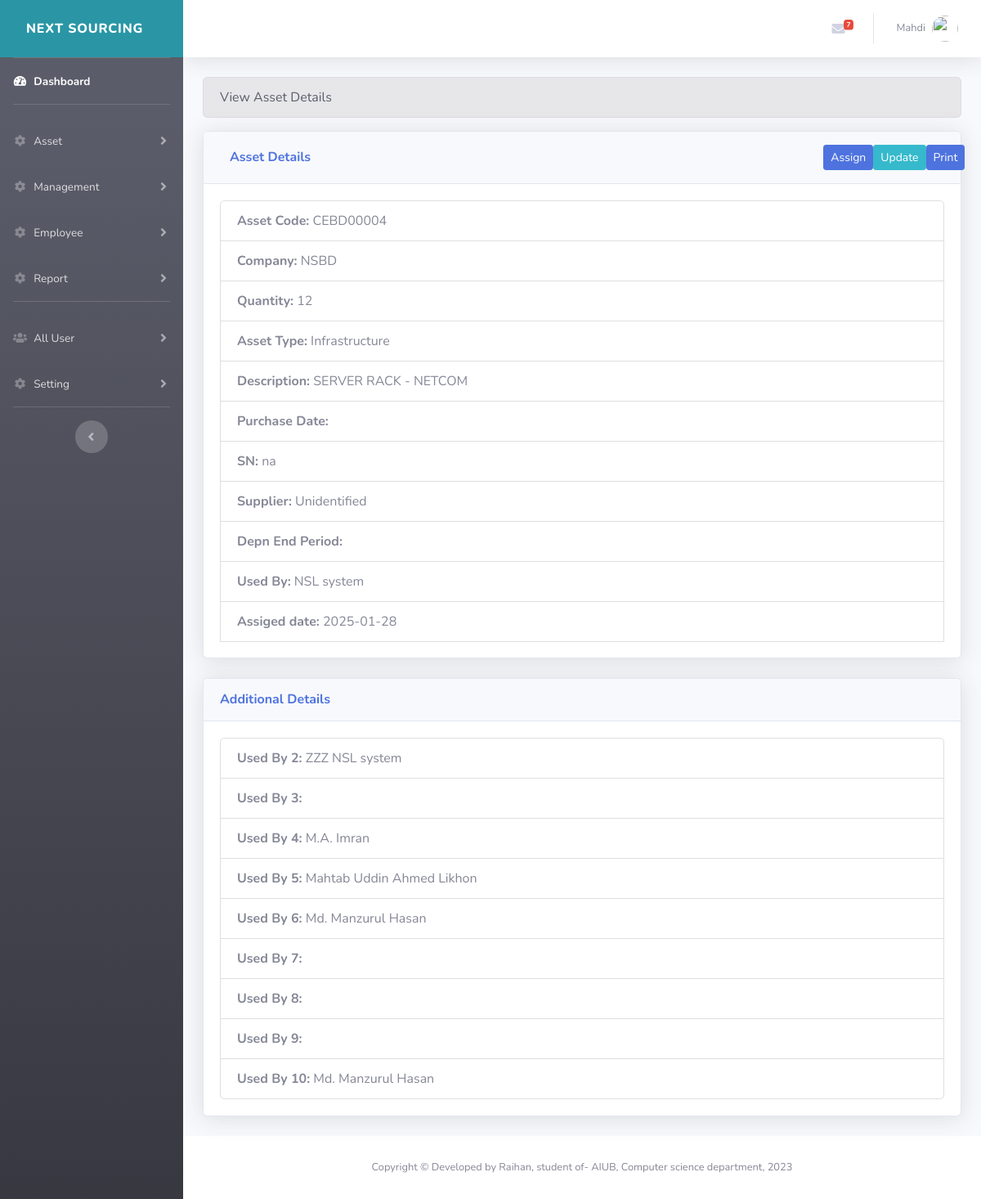
The app's page /admin/view_asset.php?id=3 (signed in) with its own data.
### tables this page shows
CREATE TABLE `theme` (
  `id` int(1) NOT NULL,
  `theme` varchar(255) NOT NULL,
  `banner` varchar(18) NOT NULL,
  `rate` int(255) NOT NULL
);

CREATE TABLE `asset_list` (
  `id` int(254) NOT NULL,
  `AssetCode` varchar(254) NOT NULL,
  `Company` varchar(4) NOT NULL,
  `qty` varchar(20) NOT NULL,
  `assettype` varchar(254) NOT NULL,
  `AssetDescription` varchar(254) NOT NULL,
  `PurchaseDate` varchar(254) NOT NULL,
  `DepnStartPeriod` varchar(254) NOT NULL,
  `DepnEndPeriod` varchar(254) NOT NULL,
  `Disposed` varchar(10) NOT NULL,
  `SN` varchar(254) NOT NULL,
  `Supplier` varchar(254) NOT NULL,
  `Remark` varchar(254) NOT NULL,
  `usedbyid` int(4) NOT NULL,
  `Usedby` varchar(254) NOT NULL,
  `usedbydept` varchar(254) NOT NULL,
  `assigndate` date DEFAULT NULL,
  `Usedby2` varchar(254) NOT NULL,
  `Usedby3` varchar(254) NOT NULL,
  `Usedby4` varchar(254) NOT NULL,
  `Usedby5` varchar(254) NOT NULL,
  `Usedby6` varchar(254) NOT NULL,
  `Usedby7` varchar(254) NOT NULL,
  `Usedby8` varchar(254) NOT NULL,
  `Usedby9` varchar(254) NOT NULL,
  `Usedby10` varchar(254) NOT NULL,
  `assigned` int(1) NOT NULL
);

### admin/view_asset.php (the view, shortened to what this page needs)
    <?php include "includes/header.php"; ?>
<div class="container-fluid">
    <div class="ml-.5 text-gray-800 alert alert-secondary">View Asset Details</div>
    <?php
    if (isset($_GET['id'])) {
        $asset_id = mysqli_real_escape_string($connection, $_GET['id']);
        $query = "SELECT * FROM asset_list WHERE id = '$asset_id'";
        $result = mysqli_query($connection, $query);
        if ($result && mysqli_num_rows($result) > 0) {
            $asset = mysqli_fetch_assoc($result);
            ?>
            <div class="card shadow mb-4">
            <div class="card-header py-3 d-flex align-items-center justify-content-between ">
            <h6 class="m-0 font-weight-bold text-primary col-md-10">Asset Details</h6>
<?php
$asset_query = "SELECT Disposed FROM asset_list WHERE id = '$asset_id'";
$asset_result = mysqli_query($connection, $asset_query);
while ($row = mysqli_fetch_assoc($asset_result)) {
    if ($row['Disposed'] == 0) {
        echo '
        <button type="button" class="btn btn-primary btn-sm" data-toggle="modal" data-target="#updateUsedByModal">
            Assign
        </button>';
    }
    }
?>
<?php if ($update_role == 1){ ?>
    <td>
        <a href="add_asset_active.php?id=<?php echo $asset_id; ?>">
            <button class="btn btn-info btn-sm">Update</button>
        </a>
    </td>
<?php } ?>
 <button onclick="window.print()" class="btn btn-primary btn-sm mr-2">Print</button>
</div>
<div class="card-body">
<ul class="list-group">
                        <li class="list-group-item"><strong>Asset Code:</strong> <?php echo $asset['AssetCode']; ?></li>
                        <li class="list-group-item"><strong>Company:</strong> <?php echo $asset['Company']; ?></li>
                        <li class="list-group-item"><strong>Quantity:</strong> <?php echo $asset['qty']; ?></li>
                        <li class="list-group-item"><strong>Asset Type:</strong> <?php echo $asset['assettype']; ?></li>
                        <li class="list-group-item"><strong>Description:</strong> <?php echo $asset['AssetDescription']; ?></li>
                        <li class="list-group-item"><strong>Purchase Date:</strong> <?php echo $asset['PurchaseDate']; ?></li>
                        <li class="list-group-item"><strong>SN:</strong> <?php echo $asset['SN']; ?></li>
                        <li class="list-group-item"><strong>Supplier:</strong> <?php echo $asset['Supplier']; ?></li>
                        <li class="list-group-item"><strong>Depn End Period:</strong> <?php echo $asset['DepnEndPeriod']; ?></li>
                        <li class="list-group-item"><strong>Used By:</strong> <?php echo empty($asset['Usedby']) ? 'Unused' : htmlspecialchars($asset['Usedby']);?></li>
                        <li class="list-group-item"><strong>Assiged date:</strong> <?php echo $asset['assigndate']; ?></li>
            </div>
        </div>
            <div class="card shadow mb-4">
            <div class="card-header py-3 d-flex align-items-center justify-content-between">
            <h6 class="m-0 font-weight-bold text-primary">Additional Details</h6>
            </div>
                <div class="card-body">
                    <ul class="list-group">
                        <li class="list-group-item"><strong>Used By 2:</strong> <?php echo htmlspecialchars($asset['Usedby2'] ?? ''); ?></li>
                        <li class="list-group-item"><strong>Used By 3:</strong> <?php echo htmlspecialchars($asset['Usedby3'] ?? ''); ?></li>
                        <li class="list-group-item"><strong>Used By 4:</strong> <?php echo htmlspecialchars($asset['Usedby4'] ?? ''); ?></li>
                        <li class="list-group-item"><strong>Used By 5:</strong> <?php echo htmlspecialchars($asset['Usedby5'] ?? ''); ?></li>
                        <li class="list-group-item"><strong>Used By 6:</strong> <?php echo htmlspecialchars($asset['Usedby6'] ?? ''); ?></li>
                        <li class="list-group-item"><strong>Used By 7:</strong> <?php echo htmlspecialchars($asset['Usedby7'] ?? ''); ?></li>
                        <li class="list-group-item"><strong>Used By 8:</strong> <?php echo htmlspecialchars($asset['Usedby8'] ?? ''); ?></li>
                        <li class="list-group-item"><strong>Used By 9:</strong> <?php echo htmlspecialchars($asset['Usedby9'] ?? ''); ?></li>
                        <li class="list-group-item"><strong>Used By 10:</strong> <?php echo htmlspecialchars($asset['Usedby10'] ?? '');?></li>
                    </ul>
                </div>
             </div>
<?php
        } else {
            echo "<div class='alert alert-danger'>No asset found with this ID.</div>";
        }
    } else {
        echo "<div class='alert alert-warning'>Asset ID not specified.</div>";
    }
    ?>
</div>
<?php include "includes/footer.php"; ?>

### admin/includes/navbar.php (shortened to what this page needs)
<?php
$query        = "SELECT * FROM theme ";
$select_theme = mysqli_query($connection, $query);
while($row=mysqli_fetch_assoc($select_theme)){
  $theme = $row['theme'];
  $banner = $row['banner'];}
  ?>
  <ul class="navbar-nav bg-gradient-<?php echo $theme;  ?> sidebar sidebar-dark accordion" id="accordionSidebar">
    <a class="bg-info sidebar-brand d-flex align-items-center " href="dashboard.php">
     <div class="sidebar-brand-text mx-3"><?php echo $banner; ?></div>
   </a>
   <hr class="sidebar-divider my-0">
   <li class="nav-item active">
    <a class="nav-link" href="dashboard.php">
      <i class="fas fa-fw fa-tachometer-alt"></i>
      <span>Dashboard</span></a>
    </li>
    <hr class="sidebar-divider">
    <li class="nav-item">
      <a class="nav-link collapsed" href="#" data-toggle="collapse" data-target="#collapsefive2" aria-expanded="true" aria-controls="collapsefive2">
        <i class="fas fa-fw fa-cog"></i>
        <span>Asset</span>
      </a>
    </li>
<li class="nav-item">
  <a class="nav-link collapsed" href="#" data-toggle="collapse" data-target="#collapseParent" aria-expanded="true" aria-controls="collapseParent">
    <i class="fas fa-fw fa-cog"></i>
    <span>Management</span>
  </a>
</li>
<li class="nav-item">
  <a class="nav-link collapsed" href="#" data-toggle="collapse" data-target="#collapsefive" aria-expanded="true" aria-controls="collapsefive">
    <i class="fas fa-fw fa-cog"></i>
    <span>Employee</span>
  </a>
</li>
<li class="nav-item">
  <a class="nav-link collapsed" href="#" data-toggle="collapse" data-target="#collapseSix" aria-expanded="true" aria-controls="collapsefive">
    <i class="fas fa-fw fa-cog"></i>
    <span>Report</span>
  </a>
</li>
<hr class="sidebar-divider">
<li class="nav-item">
  <a class="nav-link collapsed" href="#" data-toggle="collapse" data-target="#alluser" aria-expanded="true" aria-controls="alluser">
    <i class="fas fa-fw fa-users"></i>
    <span>All User</span>
  </a>
</li>
<li class="nav-item">
  <a class="nav-link collapsed" href="#" data-toggle="collapse" data-target="#collapsesix" aria-expanded="true" aria-controls="collapsesix">
    <i class="fas fa-fw fa-cog"></i>
    <span>Setting</span>
  </a>
</li>
<hr class="sidebar-divider d-none d-md-block">
<div class="text-center d-none d-md-inline">
  <button class="rounded-circle border-0" id="sidebarToggle"></button>
</div>
</ul>
<div id="content-wrapper" class="d-flex flex-column">
  <div id="content">
    <nav class="navbar navbar-expand navbar-light bg-white topbar mb-4 static-top shadow">
      <ul class="navbar-nav ml-auto">
    <li class="nav-item dropdown no-arrow mx-1">
      <a class="nav-link dropdown-toggle" href="#" id="messagesDropdown" role="button" data-toggle="dropdown" aria-haspopup="true" aria-expanded="false">
        <i class="fas fa-envelope fa-fw"></i>
        <span class="badge badge-danger badge-counter">7</span>
      </a>
    </li>
    <li class="nav-item dropdown no-arrow">
      <a class="nav-link dropdown-toggle" href="#" id="userDropdown" role="button" data-toggle="dropdown" aria-haspopup="true" aria-expanded="false">
        <span class="mr-2 d-none d-lg-inline text-gray-600 small"><?php echo $_SESSION['fname']; ?></span>
        <img class="img-profile rounded-circle" src="img/users/<?php echo $_SESSION['avater']; ?>">
      </a>
    </li>
  </ul>
</nav>

### records on screen
theme: banner "NEXT SOURCING"
asset_list: Disposed "Assign", AssetCode "CEBD00004", Company "NSBD", qty "12", assettype "Infrastructure", AssetDescription "SERVER RACK - NETCOM", SN "na", Supplier "Unidentified", Usedby "NSL system", assigndate "2025-01-28", Usedby2 "ZZZ NSL system", Usedby4 "M.A. Imran", Usedby5 "Mahtab Uddin Ahmed Likhon", Usedby6 "Md. Manzurul Hasan", Usedby10 "Md. Manzurul Hasan"

### other values on screen
$_SESSION['fname'] "Mahdi"
